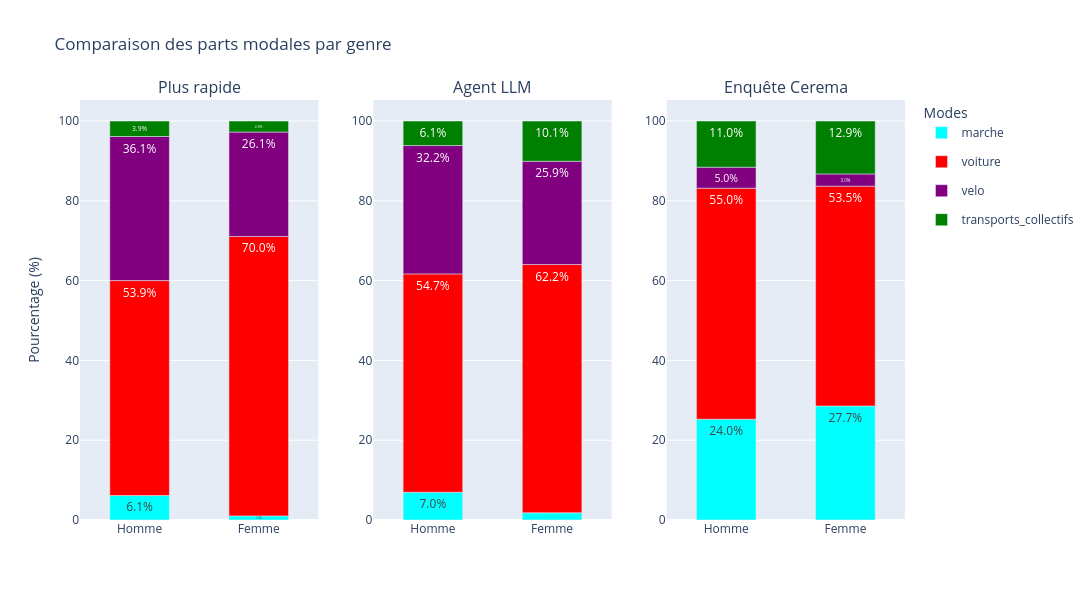

Notebook code cell kept with this figure:
### Code cell
bar_graph(moves, cerema["parts_modales_2023"]["genre"], "Comparaison des parts modales par genre", x_name="Genre")

### Figure 1 — Plotly figure (JSON) as saved in the notebook; plotly's stock layout.template omitted (floating-point values rounded to 4 significant figures)
{"data": [{"legendgroup": "marche", "marker": {"color": "cyan"}, "name": "marche", "showlegend": true, "text": ["6.144927536231884", "1.029336078229542"], "textposition": "inside", "texttemplate": "%{text:.1f}%", "type": "bar", "x": ["Homme", "Femme"], "xaxis": "x", "y": [106, 20], "yaxis": "y"}, {"legendgroup": "voiture", "marker": {"color": "red"}, "name": "voiture", "showlegend": true, "text": ["53.85507246376812", "70.04632012352033"], "textposition": "inside", "texttemplate": "%{text:.1f}%", "type": "bar", "x": ["Homme", "Femme"], "xaxis": "x", "y": [929, 1361], "yaxis": "y"}, {"legendgroup": "velo", "marker": {"color": "purple"}, "name": "velo", "showlegend": true, "text": ["36.11594202898551", "26.145136387030366"], "textposition": "inside", "texttemplate": "%{text:.1f}%", "type": "bar", "x": ["Homme", "Femme"], "xaxis": "x", "y": [623, 508], "yaxis": "y"}, {"legendgroup": "transports_collectifs", "marker": {"color": "green"}, "name": "transports_collectifs", "showlegend": true, "text": ["3.884057971014493", "2.779207411219763"], "textposition": "inside", "texttemplate": "%{text:.1f}%", "type": "bar", "x": ["Homme", "Femme"], "xaxis": "x", "y": [67, 54], "yaxis": "y"}, {"legendgroup": "marche", "marker": {"color": "cyan"}, "name": "marche", "showlegend": false, "text": ["6.956521739130435", "1.8013381369016985"], "textposition": "inside", "texttemplate": "%{text:.1f}%", "type": "bar", "x": ["Homme", "Femme"], "xaxis": "x2", "y": [120, 35], "yaxis": "y2"}, {"legendgroup": "voiture", "marker": {"color": "red"}, "name": "voiture", "showlegend": false, "text": ["54.724637681159415", "62.22336592897582"], "textposition": "inside", "texttemplate": "%{text:.1f}%", "type": "bar", "x": ["Homme", "Femme"], "xaxis": "x2", "y": [944, 1209], "yaxis": "y2"}, {"legendgroup": "velo", "marker": {"color": "purple"}, "name": "velo", "showlegend": false, "text": ["32.17391304347826", "25.88780236747298"], "textposition": "inside", "texttemplate": "%{text:.1f}%", "type": "bar", "x": ["Homme", "Femme"], "xaxis": "x2", "y": [555, 503], "yaxis": "y2"}, {"legendgroup": "transports_collectifs", "marker": {"color": "green"}, "name": "transports_collectifs", "showlegend": false, "text": ["6.144927536231884", "10.087493566649512"], "textposition": "inside", "texttemplate": "%{text:.1f}%", "type": "bar", "x": ["Homme", "Femme"], "xaxis": "x2", "y": [106, 196], "yaxis": "y2"}, {"legendgroup": "marche", "marker": {"color": "cyan"}, "name": "marche", "showlegend": false, "text": ["24.0", "27.722772277227726"], "textposition": "inside", "texttemplate": "%{text:.1f}%", "type": "bar", "x": ["Homme", "Femme"], "xaxis": "x3", "y": [24, 28], "yaxis": "y3"}, {"legendgroup": "voiture", "marker": {"color": "red"}, "name": "voiture", "showlegend": false, "text": ["55.00000000000001", "53.46534653465347"], "textposition": "inside", "texttemplate": "%{text:.1f}%", "type": "bar", "x": ["Homme", "Femme"], "xaxis": "x3", "y": [55, 54], "yaxis": "y3"}, {"legendgroup": "velo", "marker": {"color": "purple"}, "name": "velo", "showlegend": false, "text": ["5.0", "2.9702970297029703"], "textposition": "inside", "texttemplate": "%{text:.1f}%", "type": "bar", "x": ["Homme", "Femme"], "xaxis": "x3", "y": [5, 3], "yaxis": "y3"}, {"legendgroup": "transports_collectifs", "marker": {"color": "green"}, "name": "transports_collectifs", "showlegend": false, "text": ["11.0", "12.871287128712872"], "textposition": "inside", "texttemplate": "%{text:.1f}%", "type": "bar", "x": ["Homme", "Femme"], "xaxis": "x3", "y": [11, 13], "yaxis": "y3"}], "layout": {"annotations": [{"font": {"size": 16}, "showarrow": false, "text": "Plus rapide", "x": 0.1444, "xanchor": "center", "xref": "paper", "y": 1.0, "yanchor": "bottom", "yref": "paper"}, {"font": {"size": 16}, "showarrow": false, "text": "Agent LLM", "x": 0.5, "xanchor": "center", "xref": "paper", "y": 1.0, "yanchor": "bottom", "yref": "paper"}, {"font": {"size": 16}, "showarrow": false, "text": "Enquête Cerema", "x": 0.8556, "xanchor": "center", "xref": "paper", "y": 1.0, "yanchor": "bottom", "yref": "paper"}], "bargap": 0.5, "barmode": "relative", "barnorm": "percent", "height": 600, "legend": {"title": {"text": "Modes"}}, "title": {"text": "Comparaison des parts modales par genre"}, "width": 1300, "xaxis": {"anchor": "y", "categoryarray": ["Homme", "Femme"], "categoryorder": "array", "domain": [0.0, 0.2889], "showgrid": false, "type": "category"}, "xaxis2": {"anchor": "y2", "categoryarray": ["Homme", "Femme"], "categoryorder": "array", "domain": [0.3556, 0.6444], "showgrid": false, "type": "category"}, "xaxis3": {"anchor": "y3", "categoryarray": ["Homme", "Femme"], "categoryorder": "array", "domain": [0.7111, 1.0], "showgrid": false, "type": "category"}, "yaxis": {"anchor": "x", "domain": [0.0, 1.0], "title": {"text": "Pourcentage (%)"}}, "yaxis2": {"anchor": "x2", "domain": [0.0, 1.0]}, "yaxis3": {"anchor": "x3", "domain": [0.0, 1.0]}}}
